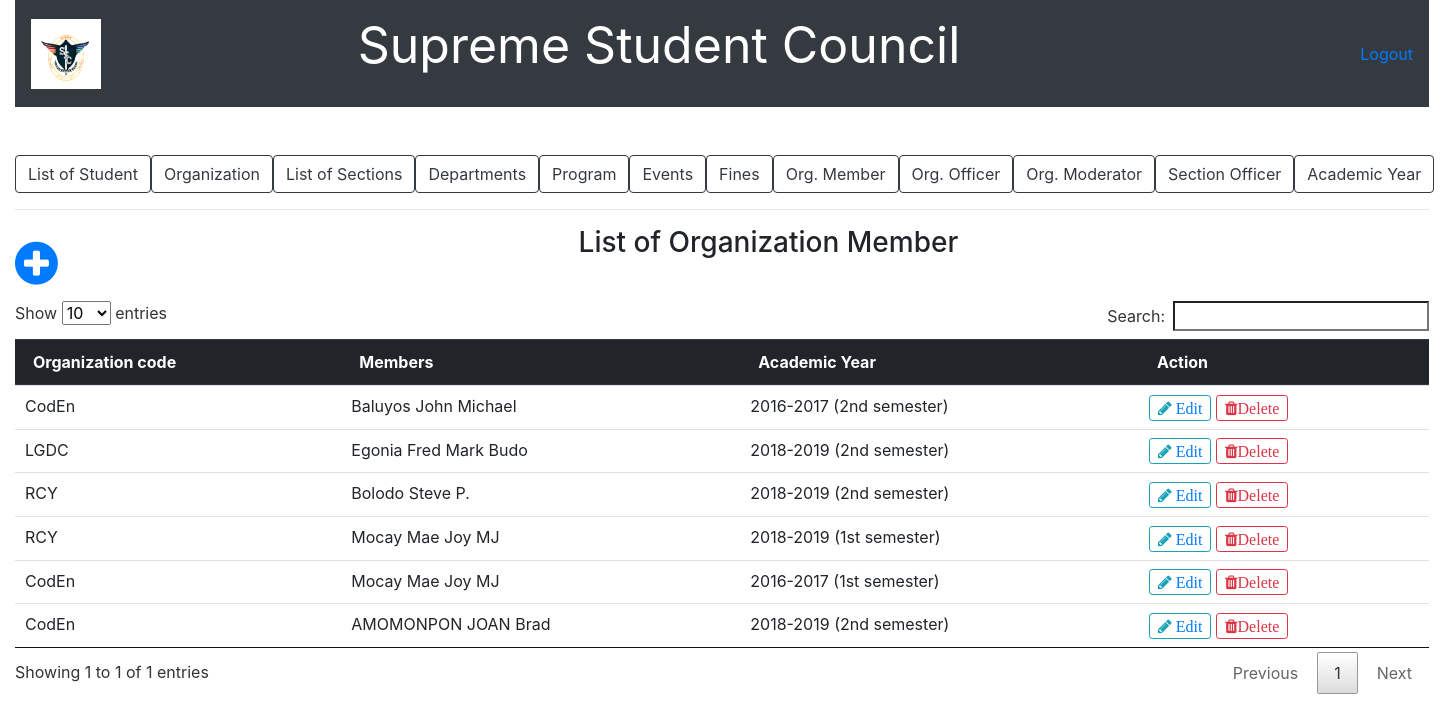
Screenshot of /list_of_organization_member.php with the database file from the repository.
### tables this page shows
CREATE TABLE `org_member` (
  `organization_code` varchar(20) NOT NULL,
  `id_number` varchar(15) NOT NULL,
  `academic_code` int(11) NOT NULL
);

CREATE TABLE `student` (
  `id_number` varchar(15) NOT NULL,
  `last_name` varchar(20) NOT NULL,
  `first_name` varchar(20) NOT NULL,
  `middle_name` varchar(20) NOT NULL,
  `course_code` varchar(10) NOT NULL,
  `section_id` varchar(10) NOT NULL,
  `status` varchar(20) NOT NULL
);

CREATE TABLE `academic_year` (
  `academic_code` int(11) NOT NULL,
  `acad_year` varchar(20) NOT NULL,
  `semester` varchar(20) NOT NULL
);

### list_of_organization_member.php (the view, shortened to what this page needs)
<?php include('server.php'); ?>
<!DOCTYPE html>
<html>
<head>
		<link rel="stylesheet" href="bootstrap/css/bootstrap.min.css">
		<link rel = "stylesheet" href = "font-awesome-4.7.0/font-awesome-4.7.0/css/font-awesome.min.css">
		<link href = "css/style.css" rel = "stylesheet" type = "text/css" >
		<link href = "css/jquery.dataTables.min.css" rel = "stylesheet" type = "text/css" >
</head>
<body>
	<div class="container-fluid">
		<nav class="navbar navbar-expand-lg navbar-dark bg-dark">
		   <a href = "index.php"><img src = "picture/ssc.PNG" style=" height:70px; width:70px;"></a>
		  <div class="collapse navbar-collapse" id="navbarTogglerDemo03">
		    	<center><p style="color:white; font-size: 50px; margin-right: 400px;">Supreme Student Council</p></center>
		    	<a href="logout.php">Logout</a>
		  </div>
		</nav>
	</div>
	<br /><br />
	<div class="container-fluid">
				<div class="btn-group btn-group-lg" role="group"">
					<a href = "list_of_student.php"><button type="button" class="btn btn-outline-dark">List of Student</button></a>
					<a href ="list_of_organization.php"><button type="button" class="btn btn-outline-dark">Organization</button></a>
					<a href ="list_of_section.php"><button type="button" class="btn btn-outline-dark">List of Sections</button></a>
					<a href ="list_of_department.php"><button type="button" class="btn btn-outline-dark">Departments</button>
					<a href ="list_of_program.php"><button type="button" class="btn btn-outline-dark">Program</button></a>
					<a href ="list_of_event.php"><button type="button" class="btn btn-outline-dark">Events</button></a>
					<a href ="fines.php"><button type="button" class="btn btn-outline-dark">Fines</button></a>
					<a href ="list_of_organization_member.php"><button type="button" class="btn btn-outline-dark">Org. Member</button></a>
					<a href ="list_of_organization_officer.php"><button type="button" class="btn btn-outline-dark">Org. Officer</button></a>
					<a href ="list_of_organization_moderator.php"><button type="button" class="btn btn-outline-dark">Org. Moderator</button></a>
					<a href ="list_of_section_officer.php"><button type="button" class="btn btn-outline-dark">Section Officer</button></a>
					<a href ="list_of_acad_year.php"><button type="button" class="btn btn-outline-dark">Academic Year</button></a>
				</div>
				<hr />
				<a href = "add_new_organization_member.php"><span style="float: left; font-size: 50px; margin-right: 50px;"><i class="fa fa-plus-circle" font-size = "50px"></i></span></a>
				<center><h3>List of Organization Member</h3></center><br />
				<?php $results = mysqli_query($db, "SELECT * FROM org_member,academic_year,student WHERE org_member.academic_code = academic_year.academic_code AND student.id_number=org_member.id_number"); ?>
				<table class="table table-primary" id = "myTable">
				  <thead class="thead-dark">
				    <tr>
				      <th scope="col">Organization code</th>
				      <th scope="col">Members</th>
					  <th scope="col">Academic Year</th>
				      <th scope="col">Action</th>
				    </tr>
				  </thead>
				  <?php while ($row = mysqli_fetch_array($results)){ ?>
				  <tbody>
				    <tr>
							<td><?php echo $row['organization_code']?></td>
							<td><?php echo ucwords($row['last_name']." ".$row['first_name']." ".$row['middle_name'])?></td>
							<td><?php echo $row['acad_year']." "."(".$row['semester'].")" ?></td>
							<td>
								<button type="button" class="btn btn-outline-info btn-sm fa fa-pencil"><a href="update_org_member.php?EDIT4=<?php echo $row['id_number']; ?>"> Edit </a></button>
								<button type="button" class="btn btn-outline-danger btn-sm fa fa-trash" data-toggle="modal" data-target="#exampleModal">Delete</button>
							</td>
				    </tr>
				  </tbody>
				  <?php
  				  } ?>
				</table>
	</div>
</body>
</html>

### rows the page displays
org_member: organization_code "CodEn", id_number.middle_name "Baluyos John Michael", academic_code.acad_year "2016-2017", academic_code.semester "2nd semester"
org_member: organization_code "LGDC", id_number.middle_name "Egonia Fred Mark Budo", academic_code.acad_year "2018-2019", academic_code.semester "2nd semester"
org_member: organization_code "RCY", id_number.middle_name "Bolodo Steve P.", academic_code.acad_year "2018-2019", academic_code.semester "2nd semester"
org_member: organization_code "RCY", id_number.middle_name "Mocay Mae Joy MJ", academic_code.acad_year "2018-2019", academic_code.semester "1st semester"
org_member: organization_code "CodEn", id_number.middle_name "Mocay Mae Joy MJ", academic_code.acad_year "2016-2017", academic_code.semester "1st semester"
org_member: organization_code "CodEn", id_number.middle_name "AMOMONPON JOAN Brad", academic_code.acad_year "2018-2019", academic_code.semester "2nd semester"
